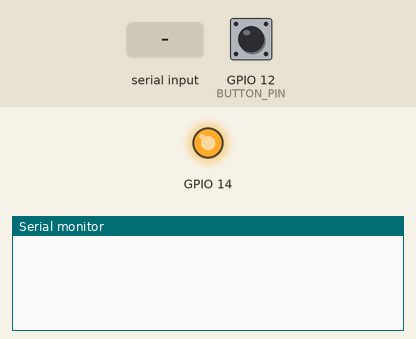
Simulated run of this sketch. Board: ESP32. On the bench: output pins drawn as LEDs (lit = HIGH), the last lines printed to the serial monitor. Inputs (shaded band) come from the test bench; at power-on: GPIO 12 (BUTTON_PIN) LOW. Nothing arrives over Bluetooth unless stated.

Above: at 1.3 s.
1.4 s: "ping\n" received over the second serial link
At 2.6 s:
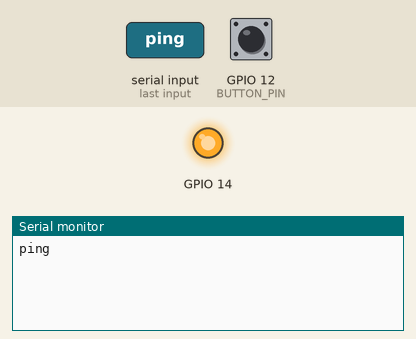
2.9 s: "1\n" received over the second serial link
At 4.2 s:
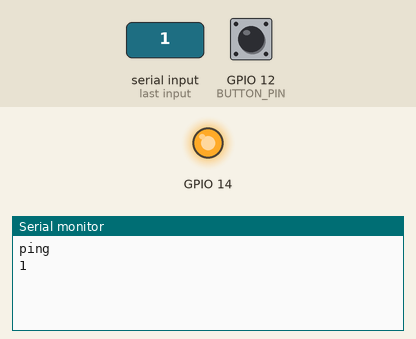

The sketch:

DoorBell.ino
```cpp
#include <BluetoothSerial.h>

#define BUTTON_PIN 12

BluetoothSerial SerialBT;
bool button_pressed = false;
bool bt_connected = false;
unsigned long last_check = 0;


void button_callback() {
  if (!button_pressed && digitalRead(BUTTON_PIN)) {
    button_pressed = true;
    SerialBT.println("DING");
  }
  if (button_pressed && !digitalRead(BUTTON_PIN)) {
    button_pressed = false;
  }
}

void restart_bt() {
  Serial.println("⚠ Dispositivo desconectado! Reiniciando Bluetooth...");
  SerialBT.end();
  delay(1000);
  SerialBT.begin("Campainha");
  delay(1000);
}

void setup() {
  pinMode(BUTTON_PIN, INPUT_PULLDOWN);
  pinMode(14, OUTPUT);
  digitalWrite(14, HIGH);
  Serial.begin(115200);
  SerialBT.begin("Campainha");
  delay(100);
}

void loop() {
    if (!SerialBT.connected()) {
    Serial.println("Tentando reconectar...");
    SerialBT.begin("Campainha");
    delay(2000);
  }
  if (SerialBT.available()) {
    String data = SerialBT.readStringUntil('\n');
    data.trim();
    Serial.println(data);
    if (data == "ping") {
      SerialBT.println("pong");
      last_check = millis();
      bt_connected = true;
    }
  }

  button_callback();
  delay(100);
}
```

Measured:
- after the input at 1.4 s, the serial monitor: prints a new line at once (image 1)
- after the input at 2.9 s, the serial monitor: prints a new line at once (image 2)
